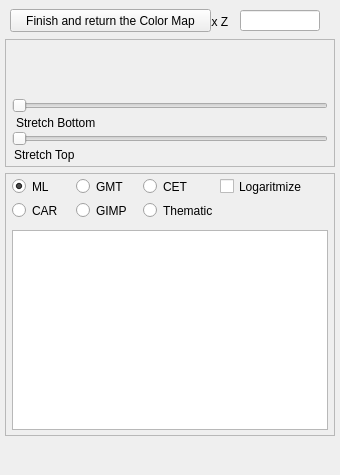
<?xml version="1.0" encoding="UTF-8"?>
<ui version="4.0">
 <class>ColorPalettesWindow</class>
 <widget class="QMainWindow" name="ColorPalettesWindow">
  <property name="geometry">
   <rect>
    <x>0</x>
    <y>0</y>
    <width>340</width>
    <height>475</height>
   </rect>
  </property>
  <property name="windowTitle">
   <string>Color Palettes</string>
  </property>
  <widget class="QWidget" name="centralwidget">
   <property name="minimumSize">
    <size>
     <width>340</width>
     <height>450</height>
    </size>
   </property>
   <property name="maximumSize">
    <size>
     <width>340</width>
     <height>450</height>
    </size>
   </property>
   <widget class="QFrame" name="frame_top">
    <property name="geometry">
     <rect>
      <x>5</x>
      <y>39</y>
      <width>330</width>
      <height>128</height>
     </rect>
    </property>
    <property name="frameShape">
     <enum>QFrame::Shape::StyledPanel</enum>
    </property>
    <property name="frameShadow">
     <enum>QFrame::Shadow::Raised</enum>
    </property>
   </widget>
   <widget class="QFrame" name="frame_bot">
    <property name="geometry">
     <rect>
      <x>5</x>
      <y>173</y>
      <width>330</width>
      <height>263</height>
     </rect>
    </property>
    <property name="frameShape">
     <enum>QFrame::Shape::StyledPanel</enum>
    </property>
    <property name="frameShadow">
     <enum>QFrame::Shadow::Raised</enum>
    </property>
   </widget>
   <widget class="QLabel" name="text_MinZ">
    <property name="geometry">
     <rect>
      <x>10</x>
      <y>14</y>
      <width>40</width>
      <height>15</height>
     </rect>
    </property>
    <property name="text">
     <string>Min Z</string>
    </property>
   </widget>
   <widget class="QLineEdit" name="edit_Zmin">
    <property name="geometry">
     <rect>
      <x>50</x>
      <y>10</y>
      <width>80</width>
      <height>21</height>
     </rect>
    </property>
    <property name="toolTip">
     <string>Use a different value to set a fixed color minimum</string>
    </property>
   </widget>
   <widget class="QLabel" name="text_MaxZ">
    <property name="geometry">
     <rect>
      <x>195</x>
      <y>14</y>
      <width>40</width>
      <height>15</height>
     </rect>
    </property>
    <property name="text">
     <string>Max Z</string>
    </property>
   </widget>
   <widget class="QLineEdit" name="edit_Zmax">
    <property name="geometry">
     <rect>
      <x>240</x>
      <y>10</y>
      <width>80</width>
      <height>21</height>
     </rect>
    </property>
    <property name="toolTip">
     <string>Use a different value to set a fixed color maximum</string>
    </property>
   </widget>
   <widget class="QPushButton" name="push_retColorMap">
    <property name="geometry">
     <rect>
      <x>10</x>
      <y>9</y>
      <width>201</width>
      <height>23</height>
     </rect>
    </property>
    <property name="visible">
     <bool>false</bool>
    </property>
    <property name="text">
     <string>Finish and return the Color Map</string>
    </property>
   </widget>
   <widget class="PaletteBarWidget" name="axes1" native="true">
    <property name="geometry">
     <rect>
      <x>12</x>
      <y>44</y>
      <width>316</width>
      <height>50</height>
     </rect>
    </property>
    <property name="toolTip">
     <string>Double-click to insert a colour marker; drag it to reshape the palette; double-click it again to remove it</string>
    </property>
   </widget>
   <widget class="QLabel" name="h_txt_cZ">
    <property name="geometry">
     <rect>
      <x>100</x>
      <y>39</y>
      <width>85</width>
      <height>16</height>
     </rect>
    </property>
    <property name="text">
     <string/>
    </property>
   </widget>
   <widget class="QSlider" name="slider_Bottom">
    <property name="geometry">
     <rect>
      <x>12</x>
      <y>98</y>
      <width>316</width>
      <height>16</height>
     </rect>
    </property>
    <property name="orientation">
     <enum>Qt::Orientation::Horizontal</enum>
    </property>
   </widget>
   <widget class="QLabel" name="text_StretchBottom">
    <property name="geometry">
     <rect>
      <x>16</x>
      <y>114</y>
      <width>90</width>
      <height>17</height>
     </rect>
    </property>
    <property name="text">
     <string>Stretch Bottom</string>
    </property>
   </widget>
   <widget class="QSlider" name="slider_Top">
    <property name="geometry">
     <rect>
      <x>12</x>
      <y>131</y>
      <width>316</width>
      <height>16</height>
     </rect>
    </property>
    <property name="orientation">
     <enum>Qt::Orientation::Horizontal</enum>
    </property>
   </widget>
   <widget class="QLabel" name="text_StretchTop">
    <property name="geometry">
     <rect>
      <x>14</x>
      <y>146</y>
      <width>90</width>
      <height>17</height>
     </rect>
    </property>
    <property name="text">
     <string>Stretch Top</string>
    </property>
   </widget>
   <widget class="QRadioButton" name="radio_ML">
    <property name="geometry">
     <rect>
      <x>12</x>
      <y>178</y>
      <width>55</width>
      <height>17</height>
     </rect>
    </property>
    <property name="text">
     <string>ML</string>
    </property>
    <property name="checked">
     <bool>true</bool>
    </property>
   </widget>
   <widget class="QRadioButton" name="radio_GMT">
    <property name="geometry">
     <rect>
      <x>76</x>
      <y>178</y>
      <width>55</width>
      <height>17</height>
     </rect>
    </property>
    <property name="text">
     <string>GMT</string>
    </property>
   </widget>
   <widget class="QRadioButton" name="radio_CET">
    <property name="geometry">
     <rect>
      <x>143</x>
      <y>178</y>
      <width>55</width>
      <height>17</height>
     </rect>
    </property>
    <property name="text">
     <string>CET</string>
    </property>
   </widget>
   <widget class="QRadioButton" name="radio_CAR">
    <property name="geometry">
     <rect>
      <x>12</x>
      <y>202</y>
      <width>55</width>
      <height>17</height>
     </rect>
    </property>
    <property name="text">
     <string>CAR</string>
    </property>
   </widget>
   <widget class="QRadioButton" name="radio_GIMP">
    <property name="geometry">
     <rect>
      <x>76</x>
      <y>202</y>
      <width>58</width>
      <height>17</height>
     </rect>
    </property>
    <property name="text">
     <string>GIMP</string>
    </property>
   </widget>
   <widget class="QRadioButton" name="radio_T">
    <property name="geometry">
     <rect>
      <x>143</x>
      <y>202</y>
      <width>85</width>
      <height>17</height>
     </rect>
    </property>
    <property name="text">
     <string>Thematic</string>
    </property>
   </widget>
   <widget class="QCheckBox" name="check_logIt">
    <property name="geometry">
     <rect>
      <x>220</x>
      <y>178</y>
      <width>101</width>
      <height>17</height>
     </rect>
    </property>
    <property name="toolTip">
     <string>Take a natural logarithm (ln()) of the current color palette</string>
    </property>
    <property name="text">
     <string>Logaritmize</string>
    </property>
   </widget>
   <widget class="QListWidget" name="listbox1">
    <property name="geometry">
     <rect>
      <x>12</x>
      <y>230</y>
      <width>316</width>
      <height>200</height>
     </rect>
    </property>
   </widget>
  </widget>
  <widget class="QMenuBar" name="menubar">
   <property name="geometry">
    <rect>
     <x>0</x>
     <y>0</y>
     <width>340</width>
     <height>25</height>
    </rect>
   </property>
  </widget>
 </widget>
 <customwidgets>
  <customwidget>
   <class>PaletteBarWidget</class>
   <extends>QWidget</extends>
   <header>palettebarwidget.h</header>
  </customwidget>
 </customwidgets>
 <resources/>
 <connections/>
</ui>
